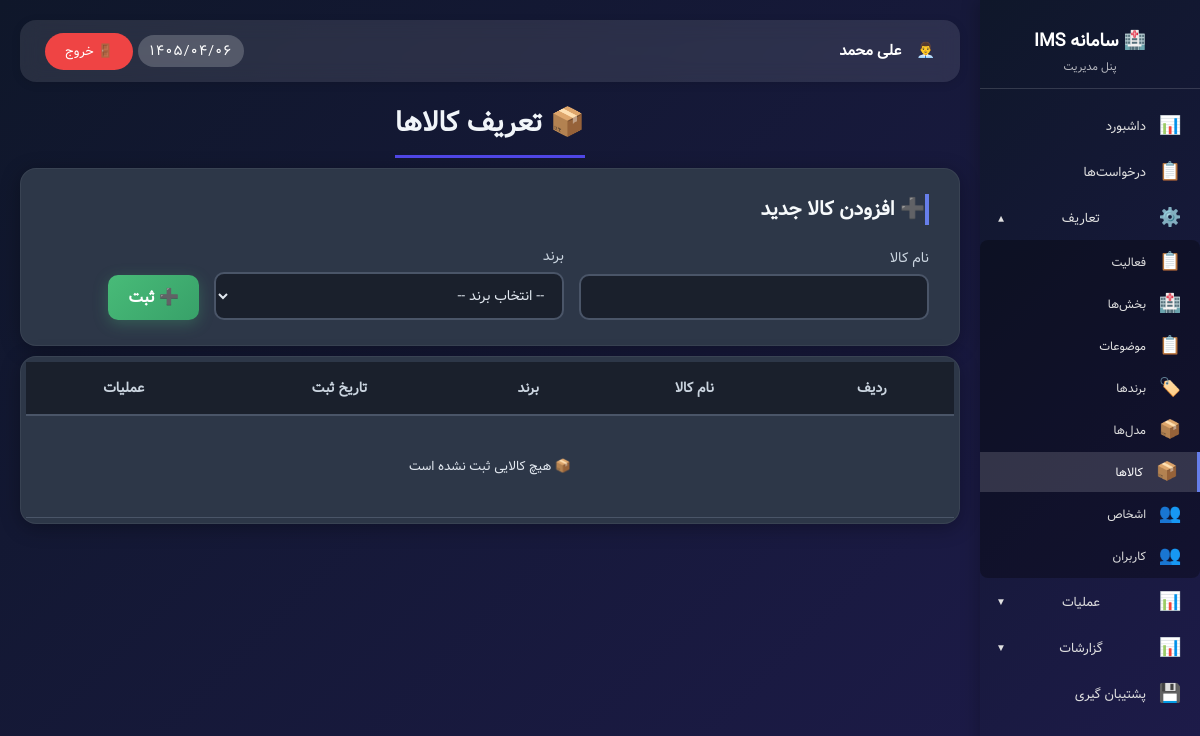
Page /admin_products.php (signed in) on the earlier database version.
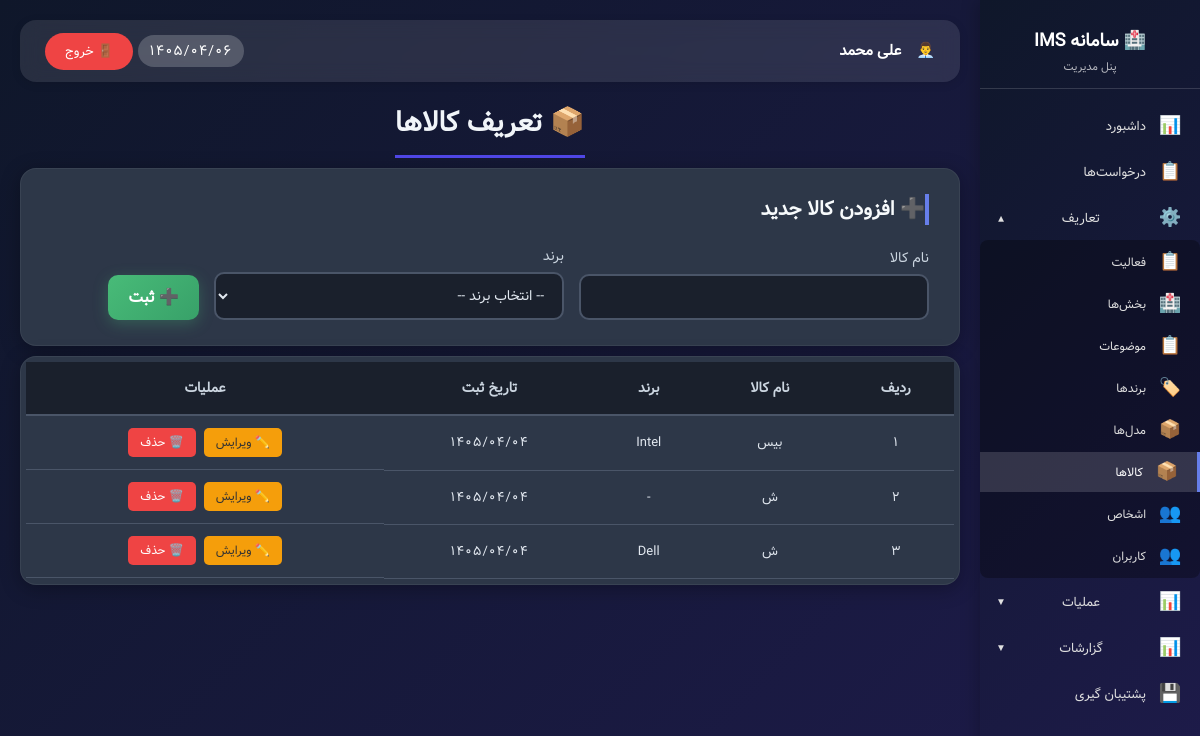
Same page on the later database version.
### tables this page shows
CREATE TABLE `products` (
  `id` int NOT NULL AUTO_INCREMENT,
  `brand_id` int DEFAULT NULL,
  `name` varchar(100) NOT NULL,
  `created_at` varchar(50) DEFAULT NULL,
  PRIMARY KEY (`id`),
  KEY `brand_id` (`brand_id`)
);

CREATE TABLE `brands` (
  `id` int NOT NULL AUTO_INCREMENT,
  `name` varchar(100) NOT NULL,
  `created_at` varchar(50) DEFAULT NULL,
  PRIMARY KEY (`id`)
);

### functions.php (called while the page is built, shortened)
<?php
function hasPermission($permission_key) {
    if (isset($_SESSION['user_id']) && $_SESSION['user_id'] == 1) {
        return true;
    }
    return true;
}
function canEditProducts() { return hasPermission('products_edit'); }
function canDeleteProducts() { return hasPermission('products_delete'); }
?>

### assets/jdf.php (called while the page is built, shortened)
<?php
function fa_number($number) {
    $persian = ['۰', '۱', '۲', '۳', '۴', '۵', '۶', '۷', '۸', '۹'];
    $english = ['0', '1', '2', '3', '4', '5', '6', '7', '8', '9'];
    return str_replace($english, $persian, $number);
}
?>

### admin_products.php (the view, shortened to what the rows shown need)
<?php
require_once 'config/config.php';
require_once 'assets/jdf.php';
require_once 'functions.php';
$db = getDB();
$products = $db->query("
    SELECT p.*, b.name as brand_name
    FROM products p
    LEFT JOIN brands b ON p.brand_id = b.id
    ORDER BY p.created_at DESC
")->fetchAll();
?>
<!DOCTYPE html>
<html lang="fa" dir="rtl">
<head>
</head>
<body>
<div class="admin-wrapper">
    <?php include 'sidebar.php'; ?>
    <div class="main-content">
        <div class="main-title">
            <h1>📦 تعریف کالاها</h1>
        </div>
        <?php if (canEditProducts()): ?>
            <div class="add-card">
                <h2>➕ افزودن کالا جدید</h2>
            </div>
        <?php endif; ?>
        <div class="products-table data-table">
            <table>
                <thead>
                <tr>
                    <th>ردیف</th>
                    <th>نام کالا</th>
                    <th>برند</th>
                    <th>تاریخ ثبت</th>
                    <th>عملیات</th>
                </tr>
                </thead>
                <tbody>
                <?php if (empty($products)): ?>
                    <tr>
                        <td colspan="5" style="text-align: center; padding: 40px;">📦 هیچ کالایی ثبت نشده است</td>
                    </tr>
                <?php else: ?>
                    <?php $row_num = 1; ?>
                    <?php foreach ($products as $product): ?>
                        <tr id="product_<?php echo $product['id']; ?>">
                            <td><?php echo fa_number($row_num); ?></td>
                            <td><?php echo htmlspecialchars($product['name']); ?></td>
                            <td><?php echo htmlspecialchars($product['brand_name'] ?? '-'); ?></td>
                            <td class="date"><?php echo fa_number(htmlspecialchars($product['created_at'])); ?></td>
                            <td class="action-buttons">
                                <?php if (canEditProducts()): ?>
                                    <button class="edit-btn" onclick='openEditModal(<?php echo $product['id']; ?>)'>✏️ ویرایش</button>
                                <?php endif; ?>
                                <?php if (canDeleteProducts()): ?>
                                    <button class="delete-btn" onclick="confirmDelete(<?php echo $product['id']; ?>,
                                            '<?php echo htmlspecialchars($product['name']); ?>')">🗑️ حذف</button>
                                <?php endif; ?>
                            </td>
                        </tr>
                        <?php $row_num++; ?>
                    <?php endforeach; ?>
                <?php endif; ?>
                </tbody>
            </table>
        </div>
    </div>
</div>
</body>
</html>

Differences in the rows shown:
added products: row_num "۱", name "بیس", brand.name "Intel", created_at "۱۴۰۵/۰۴/۰۴"
added products: row_num "۲", name "ش", brand_name "-", created_at "۱۴۰۵/۰۴/۰۴"
added products: row_num "۳", name "ش", brand.name "Dell", created_at "۱۴۰۵/۰۴/۰۴"
Other differences:
text no longer shown: "📦 هیچ کالایی ثبت نشده است"
